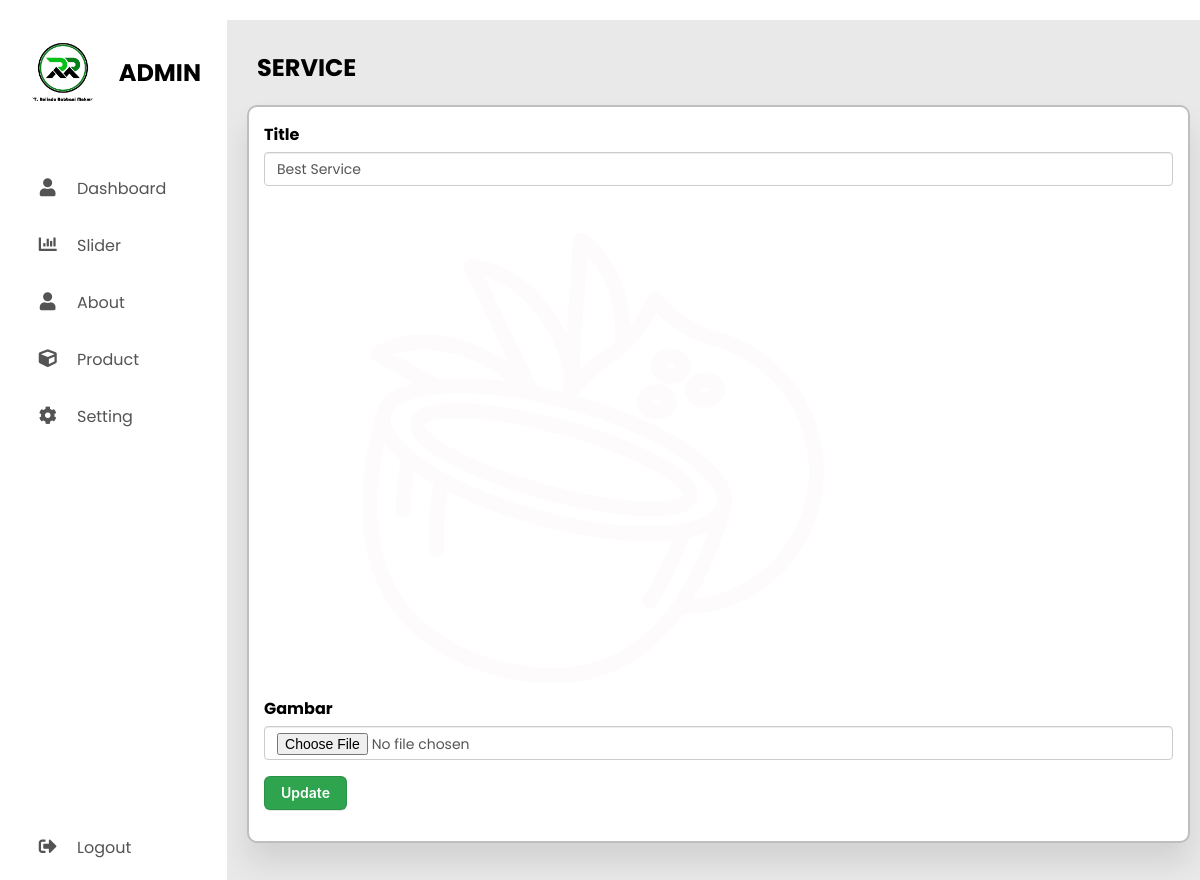
The page /admin/?page=edit_service&id=1 on the database its author committed.
### tables this page shows
CREATE TABLE IF NOT EXISTS `service` (
  `id` int NOT NULL AUTO_INCREMENT,
  `title` varchar(100) DEFAULT NULL,
  `image` tinytext,
  PRIMARY KEY (`id`)
);

### admin/edit_service.php (the view, shortened to what this page needs)
<section class="main">
    <div class="main-top">
    </div>
    <?php
        include('db/connection.php');
        $id = $_GET['id'];
        $query = "SELECT * FROM `service` WHERE id = '$id'";
        $result = mysqli_query($conn,$query);
        $service = mysqli_fetch_assoc($result);
    ?>
    <div class="main-body">
        <h1>SERVICE</h1>
        <div class="card">
            <form method="POST" action="action/update_service.php" enctype="multipart/form-data">
                <div class="form-group">
                    <label >Title</label>
                    <input type="text" name="title" value="<?php echo $service['title']; ?>">
                </div>
                <div class="form-group">
                    <label>Gambar</label>
                    <img src="../image/<?php echo $service['image']; ?>" class="image">
                    <input type="file" name="image">
                </div>
                <div class="form-group">
                    <button type="submit" class="button-3">Update</button>
                </div>
            </form>
        </div>
    </div>
</section>

### admin/assets/css/style.css (style rules this page uses)
* { margin: 0; padding: 0; outline: none; border: none; text-decoration: none; list-style: none; box-sizing: border-box; font-family: "Poppins", sans-serif; }
body { background: rgb(233, 233, 233); }
.main { width: 100%; }
.main-top { width: 100%; background: #fff; padding: 10px; text-align: center; font-size: 18px; letter-spacing: 2px; text-transform: uppercase; color: rgb(43, 43, 43); }
.main-body { padding: 10px 10px 10px 20px; }
h1 { margin: 20px 10px; }
input { padding: 10px; border: 1px solid rgb(141, 141, 141); display: block; width: 100%; height: 34px; padding: 6px 12px; font-size: 14px; line-height: 1.42857143; color: #555; background-color: #fff; background-image: none; border: 1px solid #ccc; border-radius: 4px; -webkit-box-shadow: inset 0 1px 1px rgba(0, 0, 0, .075); box-shadow: inset 0 1px 1px rgba(0, 0, 0, .075); -webkit-transition: border-color ease-in-out .15s, -webkit-box-shadow ease-in-out .15s; -o-transition: border-color ease-in-out .15s, box-shadow ease-in-out .15s; transition: border-color ease-in-out .15s, box-shadow ease-in-out .15s; }
.card { width: 100%; padding: 15px; cursor: pointer; border-radius: 10px; background: #fff; margin-bottom: 15px; border: 2px solid rgb(190, 190, 190); box-shadow: 0 20px 30px rgba(0, 0, 0, 0.1); }
.button-3 { appearance: none; background-color: #2ea44f; border: 1px solid rgba(27, 31, 35, .15); border-radius: 6px; box-shadow: rgba(27, 31, 35, .1) 0 1px 0; box-sizing: border-box; color: #fff; cursor: pointer; display: inline-block; font-family: -apple-system,system-ui,"Segoe UI",Helvetica,Arial,sans-serif,"Apple Color Emoji","Segoe UI Emoji"; font-size: 14px; font-weight: 600; line-height: 20px; padding: 6px 16px; position: relative; text-align: center; text-decoration: none; user-select: none; -webkit-user-select: none; touch-action: manipulation; vertical-align: middle; white-space: nowrap; }
label { display: inline-block; max-width: 100%; margin-bottom: 5px; font-weight: 700; }
.form-group { margin-bottom: 1rem; width: 100%; }

### rows shown on the page
service: title "Best Service", image (picture)
